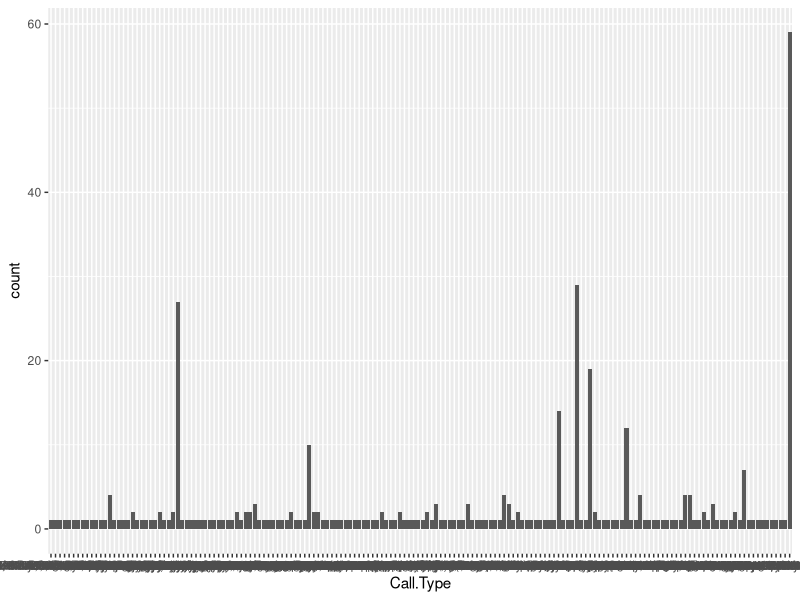
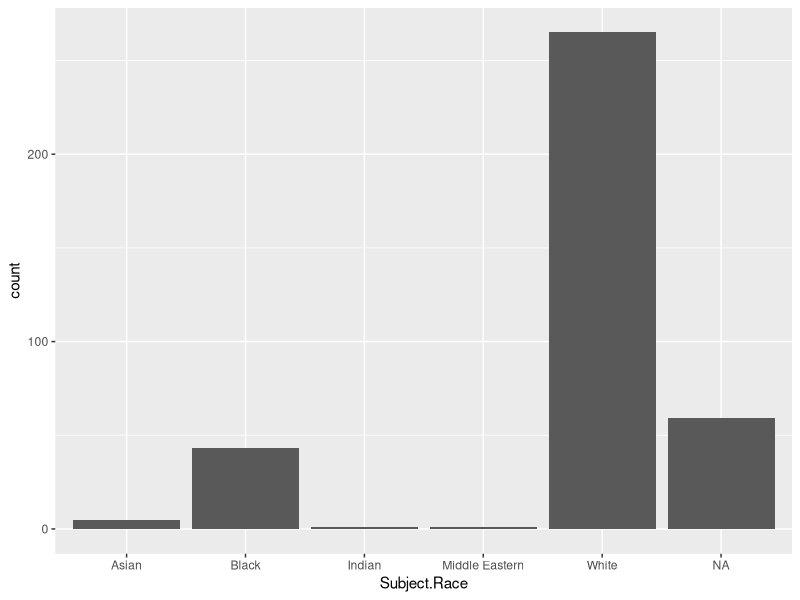

Write R code to recreate these figures, in order.
#libraries
library(here)
library(tidyverse)

#loading in datasets
UOF<- read.csv(file=here('clean data/Northampton/Northampton UOF.csv'), stringsAsFactors = FALSE)

ggplot(UOF,
       aes(x = Call.Type,
           fill = PD.Force.Type))+
  geom_bar(position = "dodge")

ggplot(UOF,
       aes(x = Subject.Race,
           fill = PD.Force.Type))+
  geom_bar(position = "dodge")






